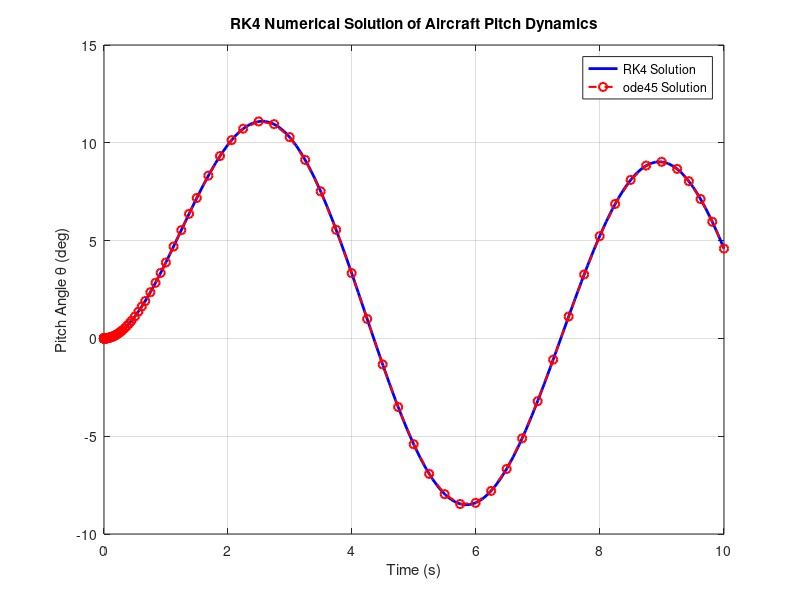

MATLAB code for this plot:
% =========================================================================
% Tutorial 7 - Numerical Integration: Runge-Kutta 4th Order (RK4)
% =========================================================================
% PURPOSE:
%   Implement the 4th-order Runge-Kutta (RK4) method to numerically
%   integrate a first-order ODE representing simplified aircraft pitch
%   dynamics, then validate the result against MATLAB's built-in ode45
%   solver.
%
% CONCEPTS TAUGHT:
%   Why numerical integration?
%     The equations of motion for an aircraft cannot generally be solved
%     analytically.  Numerical integration steps the solution forward in
%     time, one small increment dt at a time, approximating the continuous
%     differential equation with discrete update rules.
%
%   RK4 algorithm:
%     Given theta_dot = f(t, theta), the RK4 update rule is:
%       k1 = f(t,          theta)
%       k2 = f(t + dt/2,   theta + dt/2 * k1)
%       k3 = f(t + dt/2,   theta + dt/2 * k2)
%       k4 = f(t + dt,     theta + dt   * k3)
%       theta(i+1) = theta(i) + (dt/6) * (k1 + 2*k2 + 2*k3 + k4)
%     RK4 is 4th-order accurate (local error O(dt^5)) and requires four
%     function evaluations per step.  It is the most widely used fixed-
%     step integrator in flight dynamics and simulation.
%
%   Pitch dynamics ODE used here:
%     theta_dot = -0.5*theta + 10*sin(t)
%     This is a first-order linear ODE with a sinusoidal forcing term,
%     representative of a simplified, decoupled pitch angle response.
%
%   Validation with ode45:
%     MATLAB's ode45 uses an adaptive-step Runge-Kutta (4,5) method.
%     Comparing RK4 (fixed dt = 0.1 s) against ode45 confirms that the
%     manual implementation is correct.
%
% KEY ASSUMPTIONS:
%   - First-order scalar ODE (single state: pitch angle theta)
%   - Fixed time step dt = 0.1 s (sufficiently small for this ODE)
%   - Zero initial pitch angle (theta0 = 0 deg)
%
% EXPECTED OUTPUT:
%   - Figure showing RK4 solution (blue solid) overlaid with ode45
%     solution (red dashed); curves should be nearly indistinguishable
%
% Reference: Stevens, B.L. & Lewis, F.L. (2016) Aircraft Control and
%            Simulation, Ch.2 (Simulation and Numerical Integration).
% =========================================================================

% Given initial conditions
theta0 = 0;  % initial pitch angle (deg)
t0 = 0;      % initial time (s)
tf = 10;     % final time (s)
dt = 0.1;    % time step (s)
time = t0:dt:tf;
N = length(time);
theta_RK4 = zeros(1, N);
theta_RK4(1) = theta0;

% Define the differential equation as a function handle
pitch_ode = @(t, theta) -0.5*theta + 10*sin(t);

% Runge-Kutta 4th Order integration loop
for i = 1:N-1
    t = time(i);
    theta = theta_RK4(i);

    k1 = pitch_ode(t, theta);
    k2 = pitch_ode(t + dt/2, theta + (dt/2)*k1);
    k3 = pitch_ode(t + dt/2, theta + (dt/2)*k2);
    k4 = pitch_ode(t + dt, theta + dt*k3);

    theta_RK4(i+1) = theta + (dt/6)*(k1 + 2*k2 + 2*k3 + k4);
end

% Plot RK4 solution
figure;
plot(time, theta_RK4, 'b-', 'LineWidth', 2);
xlabel('Time (s)');
ylabel('Pitch Angle \theta (deg)');
title('RK4 Numerical Solution of Aircraft Pitch Dynamics');
grid on;

% Comparison with MATLAB ode45 solver
[t_ode45, theta_ode45] = ode45(pitch_ode, [t0 tf], theta0);
hold on;
plot(t_ode45, theta_ode45, 'ro--', 'LineWidth', 1.5);
legend('RK4 Solution', 'ode45 Solution');
